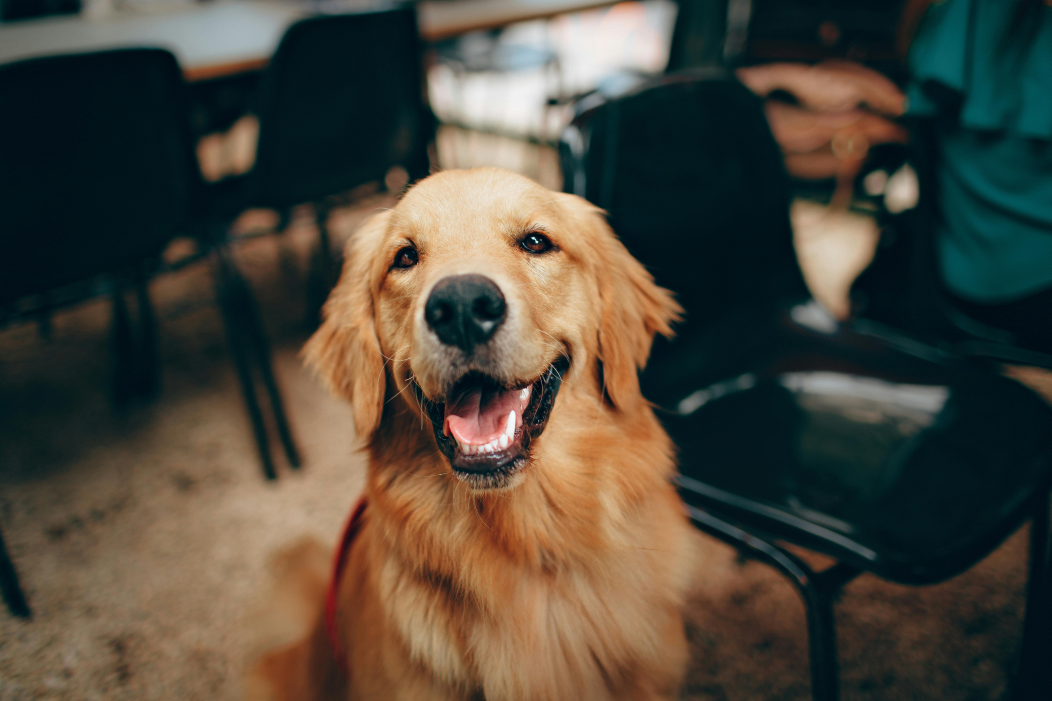
#> input picture opencv-scripts/photos/dog.jpg, 5257 x 3505 px, found by its file name (shown at 1/5 size)
$ python contours.py
#> lines starting #> are read from the running program, lines starting #| are printed output that depends on the picture; after the words box and inside, x2 and y2 are one past the last pixel; in counts of white or black regions, pixels touching at a corner belong together
### opencv-scripts/utilities/image_tools.py
import cv2 as cv
import numpy as np

################################################################################################################
'''
Load Image

Args:
    -- path: path to the image (jpg/png/etc..)

Return:
    -- numpy array of shape (height, width, channels)
'''
################################################################################################################
def load_img(path):
#> called with path = 'photos\\dog.jpg'
    img = cv.imread(path)
#> img is the input picture: shape (3505, 5257, 3); mean B, G, R 60.3, 71.7, 76.5

    if img is None:
        raise FileNotFoundError(f"Could not load image at: {path}")

    return img

################################################################################################################
'''
Resize Function

Args:
    -- frame: numpy array (uint8/uint16/etc..)
    -- scale: scale factor, where the default value is 0.5, halving the dimensions

Returns:
    -- the resized frame
'''
################################################################################################################
def rescaleFrame(frame, scale=0.50) :
#> called with scale = 0.2
    if frame is None:
        raise ValueError("rescale_frame: 'frame' is None.")
    if scale <= 0:
        raise ValueError("rescale_frame: 'scale' must be > 0.")

    # works with images, videos, and live videos
    width = int(frame.shape[1] * scale)
#> width = 1051
    height = int(frame.shape[0] * scale)
#> height = 701
    dims = (width, height)
#> dims = (1051, 701)

    return cv.resize(frame, dims, interpolation=cv.INTER_AREA)
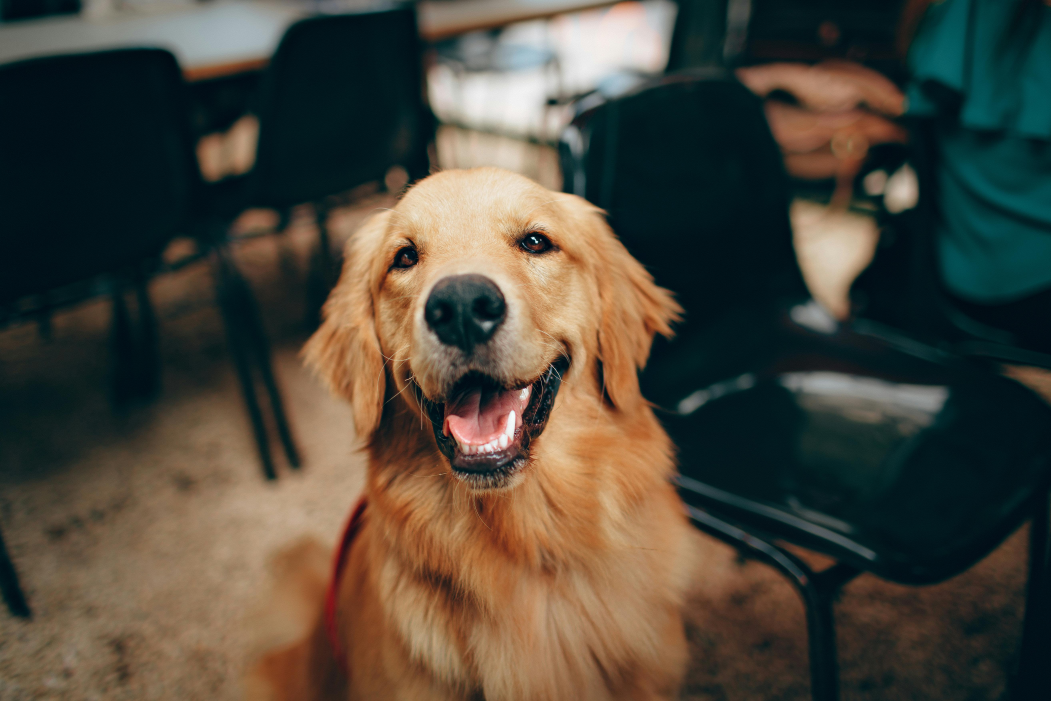
#> returned value: shape (701, 1051, 3); mean of channels 0, 1, 2 60.3, 71.7, 76.5; drawn as B, G, R

### opencv-scripts/scripts/contours.py
# NOTE: Uses 'photos\\dog.jpg' as the example img for the demo, it can be replaced with any path to an image if needed
# Contours -- Can be used for shape analysis, and object detect/recognition

import cv2 as cv
import numpy as np
from utilities.image_tools import rescaleFrame, load_img

################################################################################################################
# Load Image
################################################################################################################
img = load_img('photos\\dog.jpg')  # dog is a large image -- rescale for better demo visualization
rescaled_img = rescaleFrame(img, 0.20)
img = rescaled_img

################################################################################################################
# METHOD 1: Find Contours (Multi-Step) via canny (RECOMMENDED AS PRIMARY OPTION)
################################################################################################################
# 1. Get a gray-scaled visualization of the image
gray = cv.cvtColor(img, cv.COLOR_BGR2GRAY)
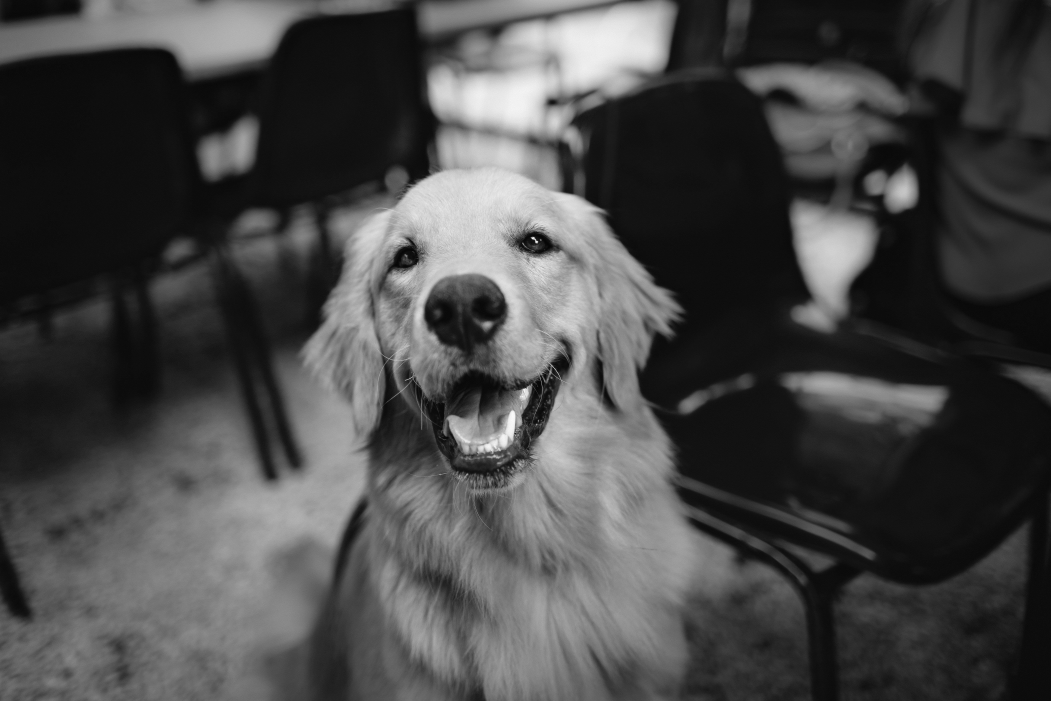
#> gray: shape (701, 1051); min 6, max 250, mean 71.8

# 1.5 Blur image before finding edges (OPTIONAL)
blur = cv.GaussianBlur(gray, (5, 5), cv.BORDER_DEFAULT)

# 2. Retrieve the edges via Canny
canny = cv.Canny(img, 125, 175)
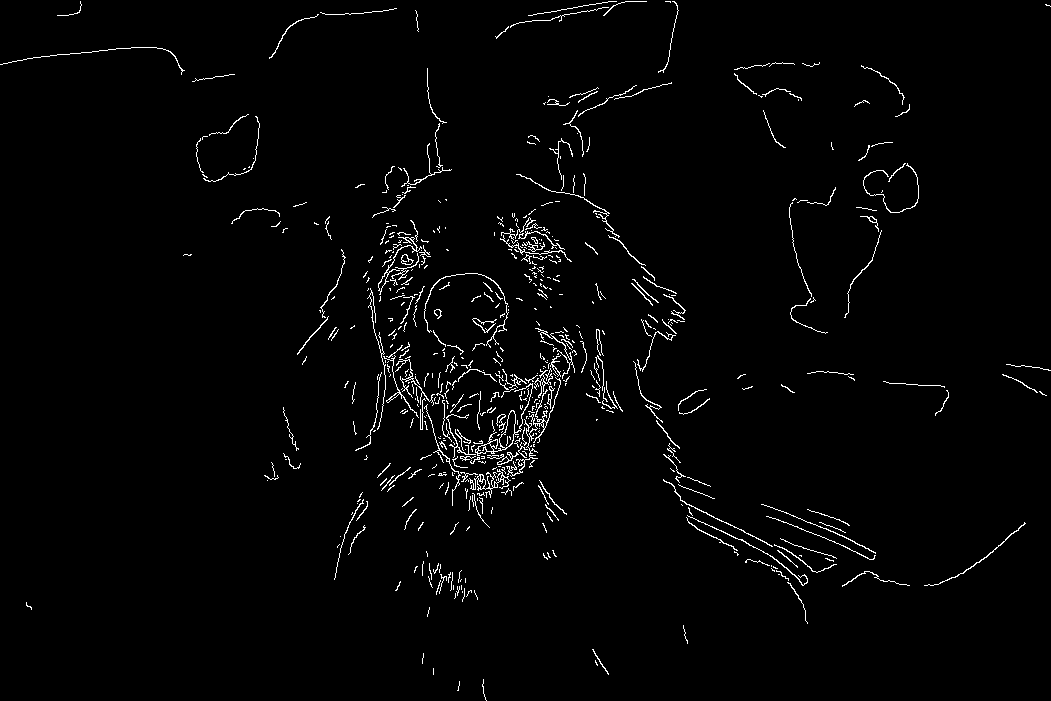
#> canny: shape (701, 1051); 2% white in thin lines or dots
# canny = cv.Canny(blur, 125, 175)    # reduction in edges/contours when blurring the image

# 3. Use findContours() function
contours, hierarchies = cv.findContours(canny, cv.RETR_LIST, cv.CHAIN_APPROX_NONE)      # -- the function looks at structuring elements (edges found in the image), and returns 2 values
#> contours = 625 contours, 573 with area under 20; largest, box (x1, y1, x2, y2) and area: (475, 383, 533, 456) 534, (499, 410, 516, 449) 322, (469, 469, 511, 498) 166, (506, 377, 561, 477) 126, (378, 237, 422, 295) 123
# contours -- list of all coordinates of the contours found in the img
# hierarchies -- hierarchical representation of the contours

# RETR_LIST -- return/finds all contours
# RETR_EXTERNAL -- return/finds all external contours
# RETR_TREE -- return all hierarchical contours

# CHAIN_APPROX_NONE -- returns all contours (does nothing)
# CHAIN_APPROX_SIMPLE -- compresses all contours that are returned that is most simple

# print(f'Total Contours Found: {len(contours)}')     # in the 'dog.jpg' example there are 625 contours found (using CHAIN_APPROX_NONE)

################################################################################################################
# METHOD 2: FINDING CONTOURS (Multi-Step) via threshold
################################################################################################################

# 1. REPEAT AS IN METHOD 1 -- Getting Gray-scale

# 2. Use threshold() function
ret, thresh = cv.threshold(gray, 125, 255, cv.THRESH_BINARY)      # in this example: if a intensity of a pixel is below 125, it is set to black, if above 125 it is set to white (255)
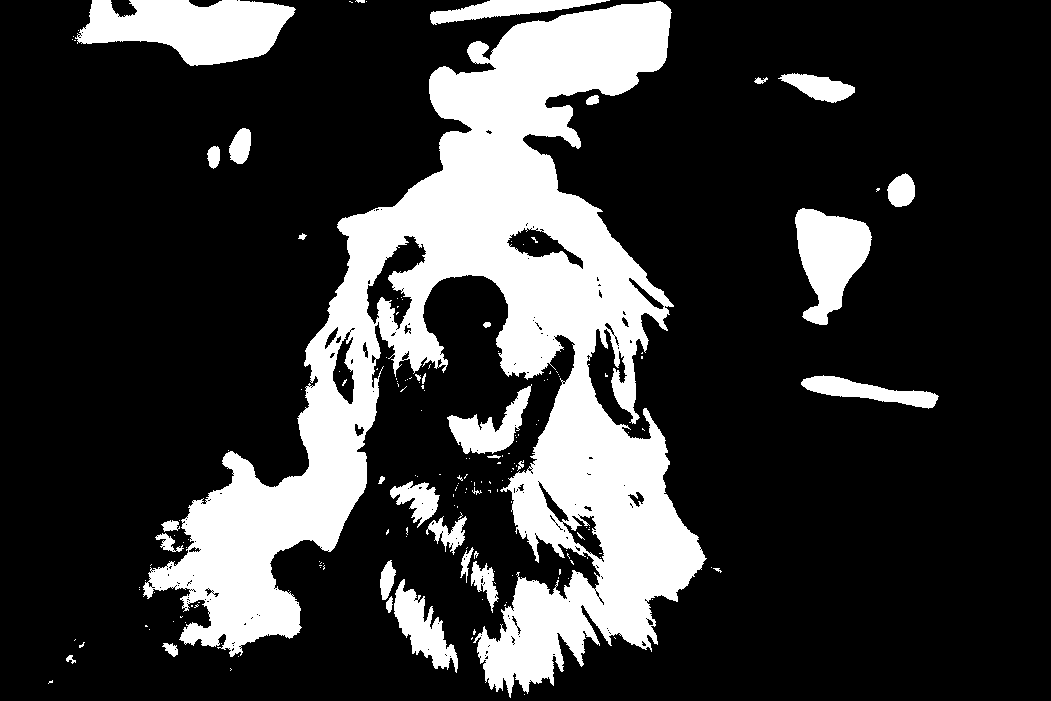
#> thresh: shape (701, 1051); 21.9% white; 176 white regions (142 under 20 px)

# 3. Use findContours() function via passing threshold
contours2, hierarchies2 = cv.findContours(thresh, cv.RETR_LIST, cv.CHAIN_APPROX_NONE)
#> contours2 = 469 contours, 414 with area under 20; largest, box (x1, y1, x2, y2) and area: (143, 1, 707, 698) 133517, (75, 0, 296, 66) 9335, (795, 208, 872, 325) 5310, (394, 579, 458, 673) 2378, (366, 235, 427, 330) 2306

# print(f'Total Contours Found: {len(contours2)}')     # in the 'dog.jpg' example there are 469 contours found (using CHAIN_APPROX_NONE)

################################################################################################################
# Visualize Contours By Drawing
################################################################################################################
# Create a blank image (same dims of original image)
blank = np.zeros(img.shape, dtype='uint8')

# draw contours onto blank image
# cv.drawContours(blank, contours, -1, (0, 0, 255), 1)
cv.drawContours(blank, contours2, -1, (0, 0, 255), 1)
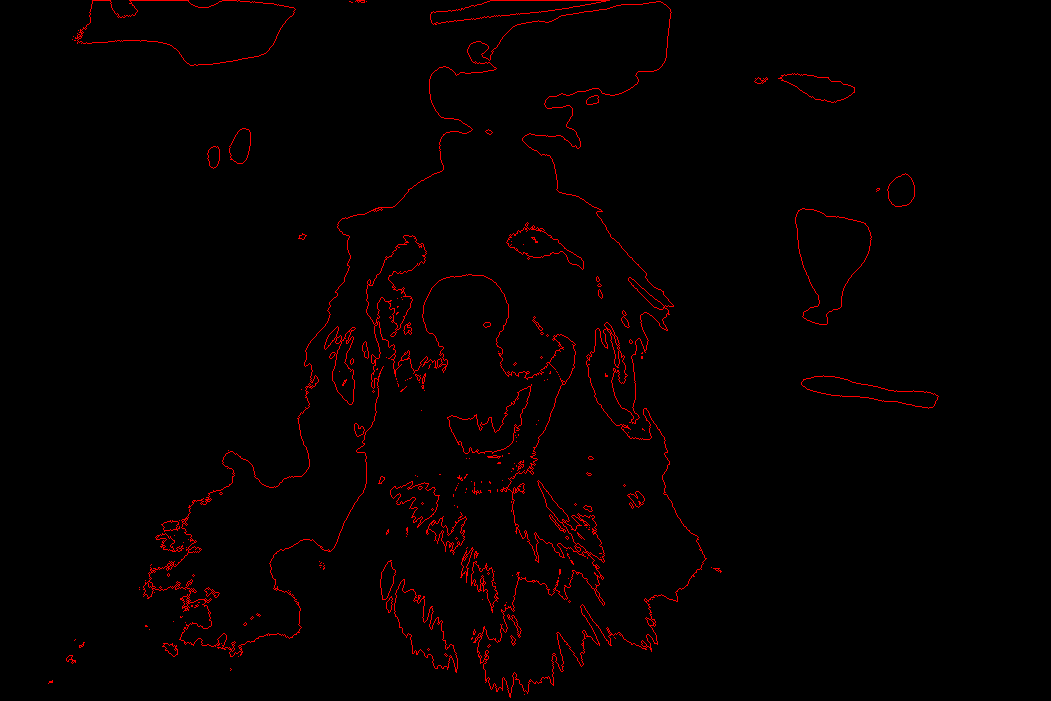
#> blank: shape (701, 1051, 3); mean of channels 0, 1, 2 0, 0, 4.3; drawn as B, G, R

# [14 lines of commented-out code are left out]


cv.waitKey(0)

# NOTE: From a programming POV, canny CAN be seen as the edges of an image (even though by definition they are NOT the same)
